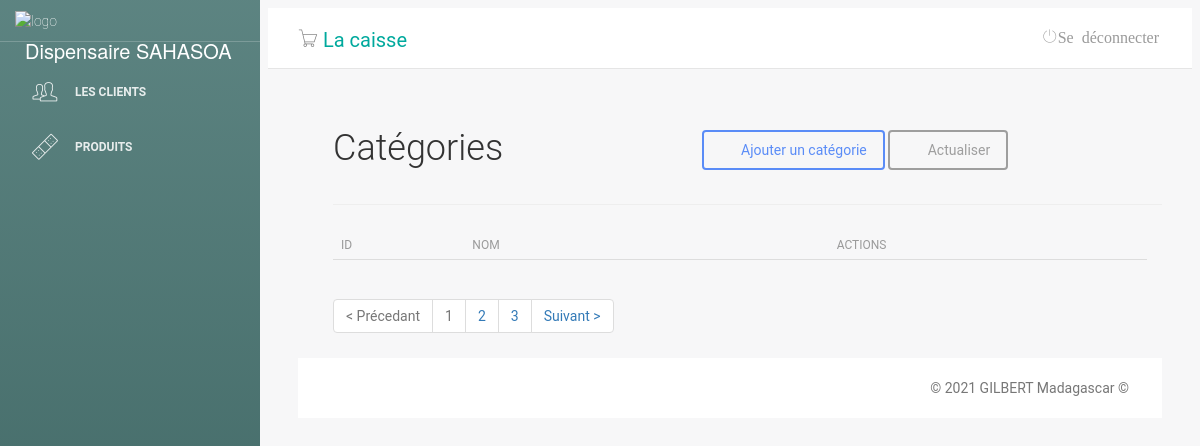
The page /main.php?pg=categorie on the database as committed earlier.
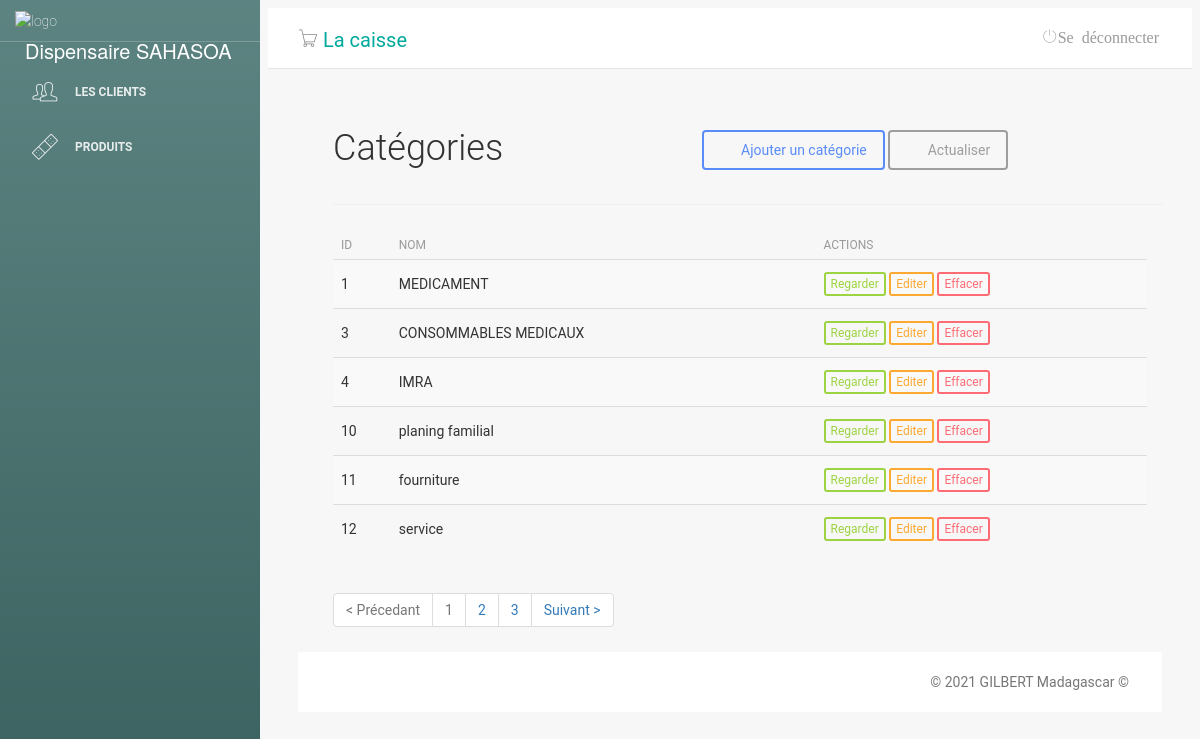
The same page on the database as committed later.
### tables this page shows
CREATE TABLE "tb_categorie" (
	"id"	INTEGER,
	"nom"	TEXT,
	PRIMARY KEY("id" AUTOINCREMENT)
);

### categorie.php (the view, shortened to what this page needs)
<?php
include('classes/Mysql.php');
?>
<?php
$sql = $db->prepare("SELECT * FROM `tb_categorie`");
$sql->execute();
$fornecedores = $sql->fetchAll();
?>
<div class="lista-cliente">
    <div id="top" class="row">
        <div class="col-sm-2">
            <h2>Catégories</h2>
        </div>
        <div class="col-sm-5">
        </div>
        <div class="col-sm-5 btn-lista">
            <a class="btn btn-primary" href="?pg=add-categorie"><i class="fa fa-plus"></i> Ajouter un catégorie </a>
            <a class="btn btn-default" href="?pg=categorie"><i class="fa fa-refresh"></i> Actualiser</a>
        </div>
    </div>
    <hr />
    <div id="list" class="row">
        <div class="table-responsive col-md-12">
            <table class="table table-striped" cellspacing="0" cellpadding="0">
                <thead>
                    <tr>
                        <th>ID</th>
                        <th>Nom</th>
                        <th></th>
                        <th></th>
                        <th class="actions">actions</th>
                    </tr>
                </thead>
                <tbody>
                    <tr>
                        <?php foreach ($fornecedores as $value) : ?>
                            <td><?php echo $value['id'] ?></td>
                            <td><?php echo $value['nom'] ?></td>
                            <td> </td>
                            <td> </td>
                            <td class="actions">
                                <a class="btn btn-success btn-xs" href="?pg=visualiser-categorie&id=<?php echo $value['id']; ?>">Regarder</a>
                                <a class="btn btn-warning btn-xs" href="?pg=edit-categorie&id=<?php echo $value['id']; ?> ">Editer</a>
                                <a class="btn btn-danger btn-xs" href="?pg=categorie&deletar=<?php echo $value['id']; ?>">Effacer</a>
                            </td>
                    </tr>
                <?php endforeach; ?>
                </tbody>
            </table>
            <div id="bottom" class="row">
                <div class="col-md-12">
                    <ul class="pagination">
                        <li class="disabled"><a>&lt; Précedant</a></li>
                        <li class="disabled"><a>1</a></li>
                        <li><a href="#">2</a></li>
                        <li><a href="#">3</a></li>
                        <li class="next"><a href="#" rel="next">Suivant &gt;</a></li>
                    </ul>
                </div>
            </div>
        </div>

### main.php (shortened to what this page needs)
<?php
include('classes/Sistema.php');
?>
<!doctype html>
<html lang="pt-br">
<head>
    <link href="css/bootstrap.min.css" rel="stylesheet" />
    <link href="css/animate.min.css" rel="stylesheet" />
    <link href="css/light-bootstrap-dashboard.css?v=1.4.0" rel="stylesheet" />
    <link href="css/demo.css" rel="stylesheet" />
    <link href="css/style.css" rel="stylesheet">
    <link href="css/font-awesome.min.css" rel="stylesheet">
    <link href='css/css' rel='stylesheet' type='text/css'>
    <link href="css/pe-icon-7-stroke.css" rel="stylesheet" />
</head>
<body>
    <div class="wrapper">
        <div class="sidebar" data-image="img/aa.jpg" style="background-color: #00ffee;">
            <div class="sidebar-wrapper">
                <div class="logo">
                    <img src="img/farmacia-logo.png" alt="logo" width="60px">
                    <p>Dispensaire SAHASOA</p>
                </div>
                <ul class="nav">
                    <li <?php if (isset($_GET['pg'])) {
                        } ?>>
                        <a href="?pg=cliente">
                            <i class="pe-7s-users"></i>
                            <p>Les clients</p>
                        </a>
                    </li>
                    <li <?php if (isset($_GET['pg'])) {
                        } ?>>
                        <a href="?pg=produtos">
                            <i class="pe-7s-bandaid"></i>
                            <p>Produits</p>
                        </a>
                    </li>
                </ul>
            </div>
        </div>
        <div class="main-panel">
            <nav class="navbar navbar-default navbar-fixed">
                <div class="container-fluid">
                    <div class="navbar-header">
                        <div class="navbar-brand" onclick="return window.confirm('Voulez-vous vraiment allez vers la caisse ?');"> <i class="pe-7s-cart"></i> <a href="caisse/index.php" style="color: #00a99d;text-decoration: none;">La caisse</a></div>
                    </div>
                    <div class="collapse navbar-collapse">
                        <ul class="nav navbar-nav navbar-right">
                            <li>
                                <a href="logout.php">
                                    <i class="pe-7s-power">Se déconnecter</i>
                                </a>
                            </li>
                        </ul>
                    </div>
                </div>
            </nav>
            <div class="content">
                <div class="container-fluid">
                    <div class="row">
                        <?php
                        Sistema::carregarPagina();
                        ?>
                    </div>
                </div>
            </div>
            <footer class="footer">
                <div class="container-fluid">
                    <p class="copyright pull-right">
                        &copy;
                        GILBERT Madagascar ©
                    </p>
                </div>
            </footer>
        </div>
    </div>
</body>
</html>

### classes/Sistema.php (shortened to what this page needs)
<?php
class Sistema
{
    public static function carregarPagina()
    {  if (isset($_GET['pg'])) {
        $pg = $_GET['pg'];
    }
        if (isset( $pg )) {
                include $pg . ".php";
        }
        else{
            $pg = 'accueil';
            include 'home.php';
        }
    }
}

### css/style.css (style rules this page uses)
.lista-cliente { margin-left: 50px; }
.btn-lista { margin-top: 30px; }
@media only screen and (max-width: 1300px) { .btn-lista { margin-top: 30px; margin-left: 31%; width: 335px; } }
@media only screen and (max-width: 1300px) { #top > div.col-sm-5.btn-lista { margin-top: 30px; margin-left: 27%; width: 357px; } }

Rows that differ between the two databases and show on the page:
added tb_categorie: id "1", nom "MEDICAMENT"
added tb_categorie: id "3", nom "CONSOMMABLES MEDICAUX"
added tb_categorie: id "4", nom "IMRA"
added tb_categorie: id "10", nom "planing familial"
added tb_categorie: id "11", nom "fourniture"
added tb_categorie: id "12", nom "service"
